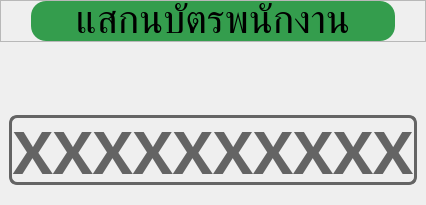
         <widget class="QWidget" name="home_page">
          <layout class="QVBoxLayout" name="verticalLayout_15">
           <property name="spacing">
            <number>0</number>
           </property>
           <property name="leftMargin">
            <number>0</number>
           </property>
           <property name="topMargin">
            <number>0</number>
           </property>
           <property name="rightMargin">
            <number>0</number>
           </property>
           <property name="bottomMargin">
            <number>0</number>
           </property>
           <item>
            <widget class="QFrame" name="login_frame">
             <property name="toolTipDuration">
              <number>0</number>
             </property>
             <layout class="QVBoxLayout" name="verticalLayout_7">
              <property name="spacing">
               <number>0</number>
              </property>
              <property name="leftMargin">
               <number>0</number>
              </property>
              <property name="topMargin">
               <number>0</number>
              </property>
              <property name="rightMargin">
               <number>0</number>
              </property>
              <property name="bottomMargin">
               <number>20</number>
              </property>
              <item>
               <widget class="QFrame" name="login_title">
                <property name="maximumSize">
                 <size>
                  <width>16777215</width>
                  <height>80</height>
                 </size>
                </property>
                <property name="frameShape">
                 <enum>QFrame::StyledPanel</enum>
                </property>
                <property name="frameShadow">
                 <enum>QFrame::Raised</enum>
                </property>
                <layout class="QHBoxLayout" name="horizontalLayout_8">
                 <property name="spacing">
                  <number>0</number>
                 </property>
                 <property name="leftMargin">
                  <number>30</number>
                 </property>
                 <property name="topMargin">
                  <number>0</number>
                 </property>
                 <property name="rightMargin">
                  <number>30</number>
                 </property>
                 <property name="bottomMargin">
                  <number>0</number>
                 </property>
                 <item>
                  <widget class="QLabel" name="rfid_alert">
                   <property name="maximumSize">
                    <size>
                     <width>16777215</width>
                     <height>60</height>
                    </size>
                   </property>
                   <property name="font">
                    <font>
                     <family>Kanit</family>
                     <pointsize>30</pointsize>
                    </font>
                   </property>
                   <property name="styleSheet">
                    <string notr="true">background-color: rgb(52, 157, 77);
border-radius: 15px;</string>
                   </property>
                   <property name="text">
                    <string>แสกนบัตรพนักงาน</string>
                   </property>
                   <property name="alignment">
                    <set>Qt::AlignCenter</set>
                   </property>
                  </widget>
                 </item>
                </layout>
               </widget>
              </item>
              <item>
               <widget class="QFrame" name="scale_frame">
                <layout class="QHBoxLayout" name="horizontalLayout_5">
                 <property name="topMargin">
                  <number>50</number>
                 </property>
                 <property name="bottomMargin">
                  <number>0</number>
                 </property>
                 <item>
                  <widget class="QLabel" name="scale_img">
                   <property name="maximumSize">
                    <size>
                     <width>450</width>
                     <height>450</height>
                    </size>
                   </property>
                   <property name="text">
                    <string/>
                   </property>
                   <property name="pixmap">
                    <pixmap resource="resource.qrc">:/assets/images/scale.png</pixmap>
                   </property>
                   <property name="scaledContents">
                    <bool>true</bool>
                   </property>
                   <property name="alignment">
                    <set>Qt::AlignLeading|Qt::AlignLeft|Qt::AlignVCenter</set>
                   </property>
                  </widget>
                 </item>
                </layout>
               </widget>
              </item>
              <item>
               <widget class="QFrame" name="rfid_frame">
                <property name="maximumSize">
                 <size>
                  <width>16777215</width>
                  <height>80</height>
                 </size>
                </property>
                <layout class="QHBoxLayout" name="horizontalLayout_4">
                 <property name="bottomMargin">
                  <number>0</number>
                 </property>
                 <item>
                  <widget class="QLabel" name="rfid">
                   <property name="maximumSize">
                    <size>
                     <width>500</width>
                     <height>70</height>
                    </size>
                   </property>
                   <property name="font">
                    <font>
                     <family>Kanit</family>
                     <pointsize>45</pointsize>
                     <bold>true</bold>
                    </font>
                   </property>
                   <property name="styleSheet">
                    <string notr="true">QLabel {
	color: rgb(100, 100, 100);
	border: solid;
	border-color: rgb(100, 100, 100);
	border-width: 3px;
	border-radius: 8px;
}</string>
                   </property>
                   <property name="text">
                    <string>XXXXXXXXXX</string>
                   </property>
                   <property name="alignment">
                    <set>Qt::AlignCenter</set>
                   </property>
                  </widget>
                 </item>
                </layout>
               </widget>
              </item>
             </layout>
            </widget>
           </item>
          </layout>
         </widget>
